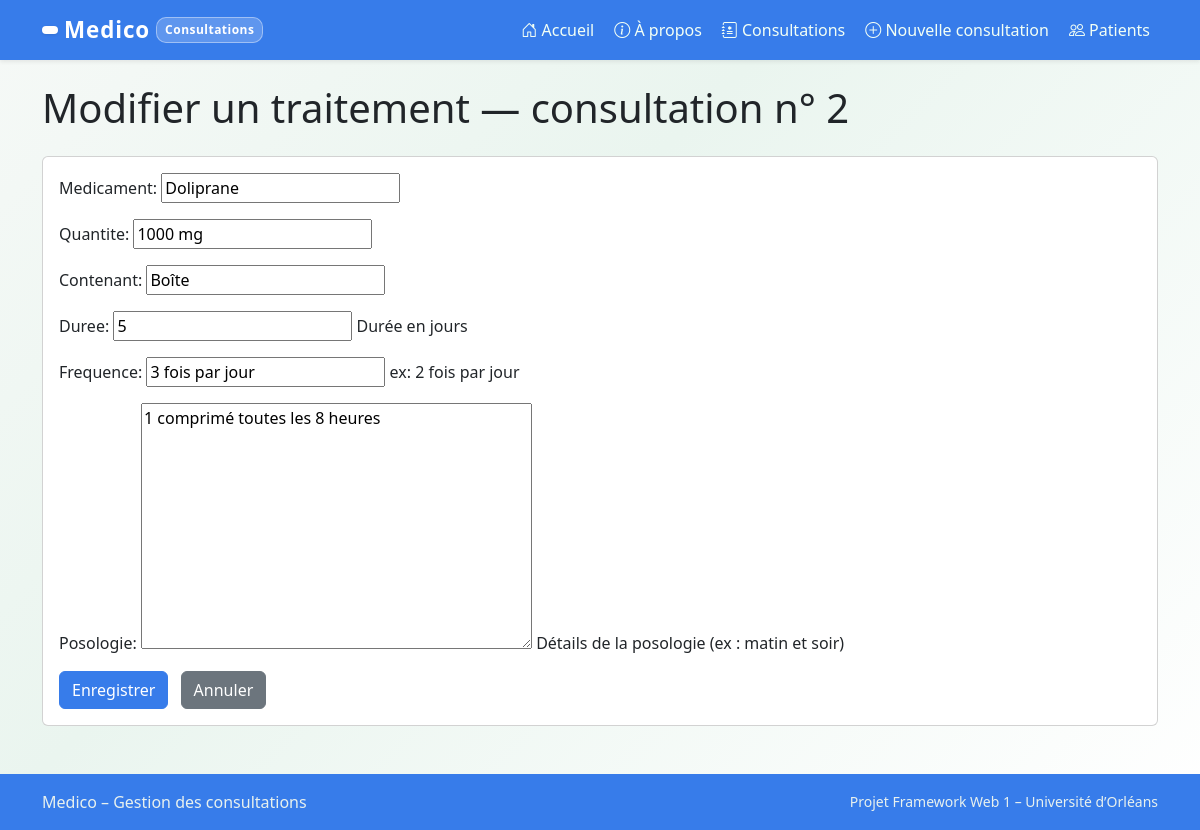
/traitements/1/modifier/, run on the app's committed database.
### medico/models.py (models this page shows, shortened)
class Consultation(models.Model):
    choix_genre = [
        ("M", "Masculin"),
        ("F", "Féminin"),
        ("Autre", "Autre"),
    ]
    patient_nom = models.CharField(max_length=40)
    patient_prenom = models.CharField(max_length=30)
    patient_genre = models.CharField(max_length=20, choices = choix_genre)
    patient_age = models.PositiveIntegerField()
    description = models.TextField()
    date = models.DateTimeField()

class Traitement(models.Model):
    consultation = models.ForeignKey(Consultation, related_name='traitements', on_delete=models.CASCADE)
    medicament = models.CharField(max_length=100)
    quantite = models.CharField(max_length=50)
    contenant = models.CharField(max_length=50)
    duree = models.PositiveIntegerField(help_text="Durée en jours")
    posologie = models.TextField(help_text="Détails de la posologie (ex : matin et soir)")
    frequence = models.CharField(max_length=50, help_text="ex: 2 fois par jour")

### medico/views.py (the view)
# urls.py: path('traitements/<int:pk>/modifier/', views.modifier_traitement, name='modifier_traitement'),
def modifier_traitement(request, pk):
    traitement = get_object_or_404(Traitement, pk=pk)
    consultation = traitement.consultation
    if request.method == "POST":
        form = TraitementForm(request.POST, instance=traitement)
        if form.is_valid():
            form.save()
            return redirect("consultation_detail", pk=consultation.id)
    else:
        form = TraitementForm(instance=traitement)
    return render(request, "medico/traitement_form.html", {"consultation": consultation, "traitement": traitement, "form": form})

### medico/forms.py
class TraitementForm(forms.ModelForm):
    class Meta:
        model = Traitement
        fields = ["medicament", "quantite", "contenant", "duree", "frequence", "posologie"]

### medico/templates/medico/traitement_form.html (shortened to what this page needs)
{% extends "medico/base.html" %}
{% block content %}
<h1 class="mb-4">
  {% if traitement %}Modifier{% else %}Ajouter{% endif %} un traitement — consultation n° {{ consultation.id }}
</h1>
<div class="card">
  <div class="card-body">
    <form method="post">
      {{ form.as_p }}
      <button type="submit" class="btn btn-success">Enregistrer</button>
      <a href="{% url 'consultation_detail' consultation.id %}" class="btn btn-secondary ms-2">Annuler</a>
    </form>
  </div>
</div>
{% endblock %}

### medico/templates/medico/base.html (style rules this page uses)
body { background: linear-gradient(135deg, #f6f9f7 0%, #eaf5ef 40%, #ffffff 100%); min-height: 100vh; display: flex; flex-direction: column; font-family: 'Segoe UI', Roboto, sans-serif; }
.btn-success { background-color: #377cea; border-color: #377cea; }

### data on the page
Consultation: id "2"
Traitement: medicament "Doliprane", quantite "1000 mg", contenant "Boîte", duree "5", frequence "3 fois par jour", posologie "1 comprimé toutes les 8 heures"
